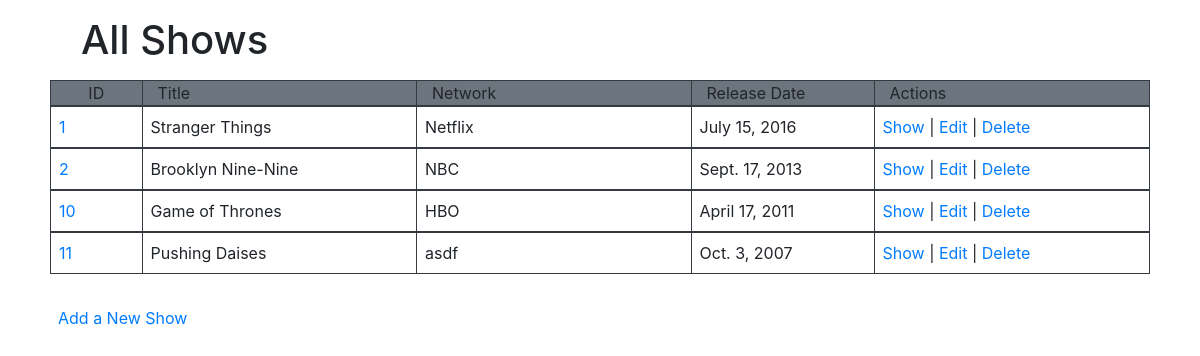
/shows, run on the app's committed database.
### tvShowsApp/models.py (models this page shows)
class show(models.Model):
    title = models.CharField(max_length=255)
    network = models.CharField(max_length=255)
    release_date = models.DateField()
    description = models.TextField()
    created_at = models.DateTimeField(auto_now_add=True)
    updated_at = models.DateTimeField(auto_now=True)
    objects = showManager()

### tvShowsApp/views.py (the view)
# urls.py: path('shows', views.shows),
def shows(request):
    context = {
        'table' : show.objects.all()
    }
    return render(request, "index.html", context)

### tvShowsApp/templates/index.html (shortened to what this page needs)
<!DOCTYPE html>
<html lang="en">
<head>
    <link rel="stylesheet" href="https://stackpath.bootstrapcdn.com/bootstrap/4.4.1/css/bootstrap.min.css">
</head>
<body>
    <div class="container col-11">
        <h1 class="m-3" >All Shows</h1>
        <div class="border border-dark row">
            <div class="text-center bg-secondary border-right border-dark col-1">ID</div>
            <div class="col-3 bg-secondary border-right border-dark">Title</div>
            <div class="col-3 bg-secondary border-right border-dark">Network</div>
            <div class="col-2 bg-secondary border-right border-dark">Release Date</div>
            <div class="col-3 bg-secondary">Actions</div>
            {% for info in table %}
        </div>
    </div>
    <div class="container col-11">
        <div class="border border-dark row">
            <div class="col-1 border-right border-dark p-2"><a href="/shows/{{info.id}}">{{info.id}}</a></div>
            <div class="col-3 border-right border-dark p-2">{{info.title}}</div>
            <div class="col-3 border-right border-dark p-2">{{info.network}}</div>
            <div class="col-2 border-right border-dark p-2">{{info.release_date}}</div>
            <div class="col-3 p-2"> <a href="/shows/{{info.id}}">Show</a> | <a href="/shows/{{info.id}}/edit">Edit</a> | <a href="/shows/{{info.id}}/delete">Delete</a></div>
        </div>
            {% endfor %}
        <div class="row">
            <div class="col-4 mt-4 p-2"><a href="/shows/new">Add a New Show</a></div>
        </div>
    </div>
</body>
</html>

### data on the page
show: id "1", title "Stranger Things", network "Netflix", release_date "July 15, 2016"
show: id "2", title "Brooklyn Nine-Nine", network "NBC", release_date "Sept. 17, 2013"
show: id "10", title "Game of Thrones", network "HBO", release_date "April 17, 2011"
show: id "11", title "Pushing Daises", network "asdf", release_date "Oct. 3, 2007"
